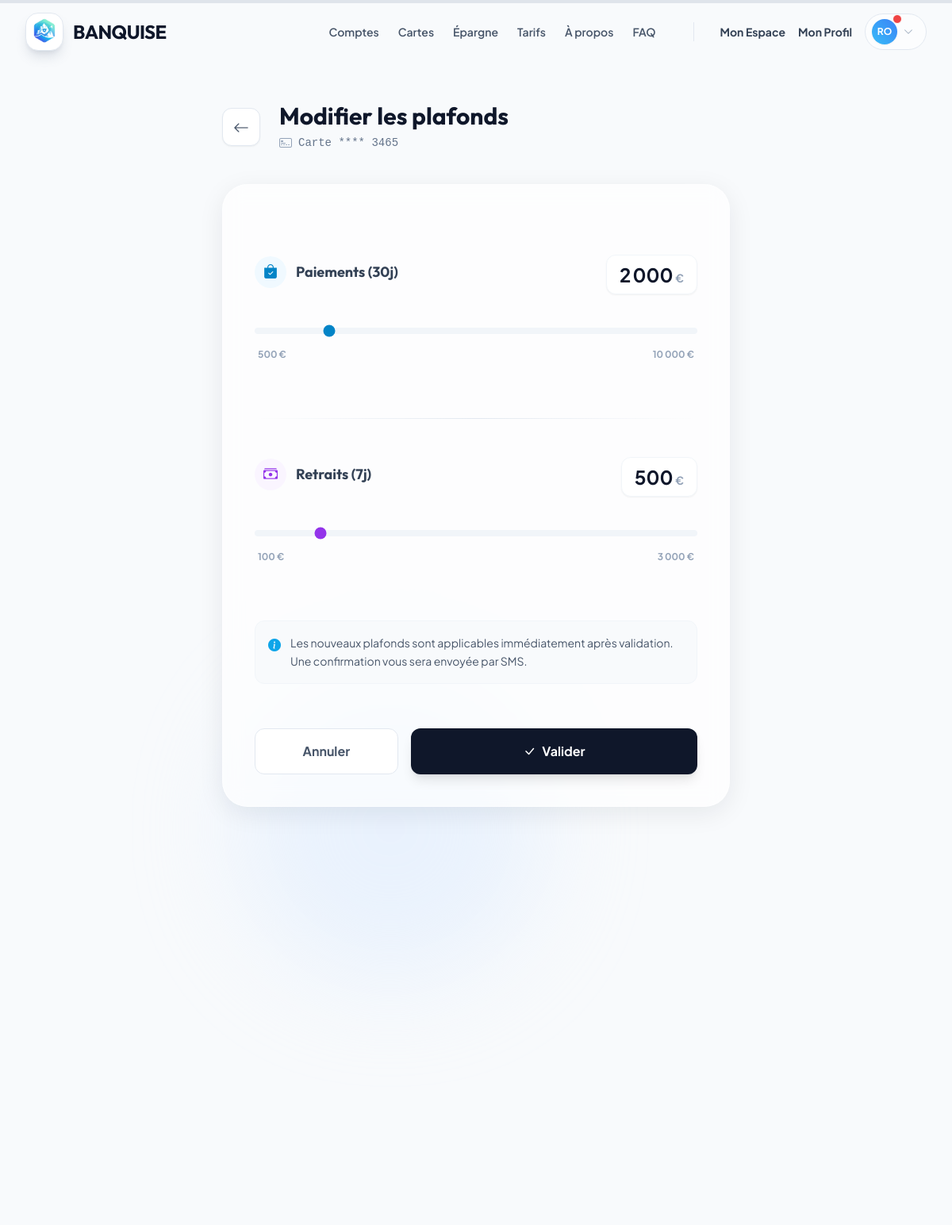
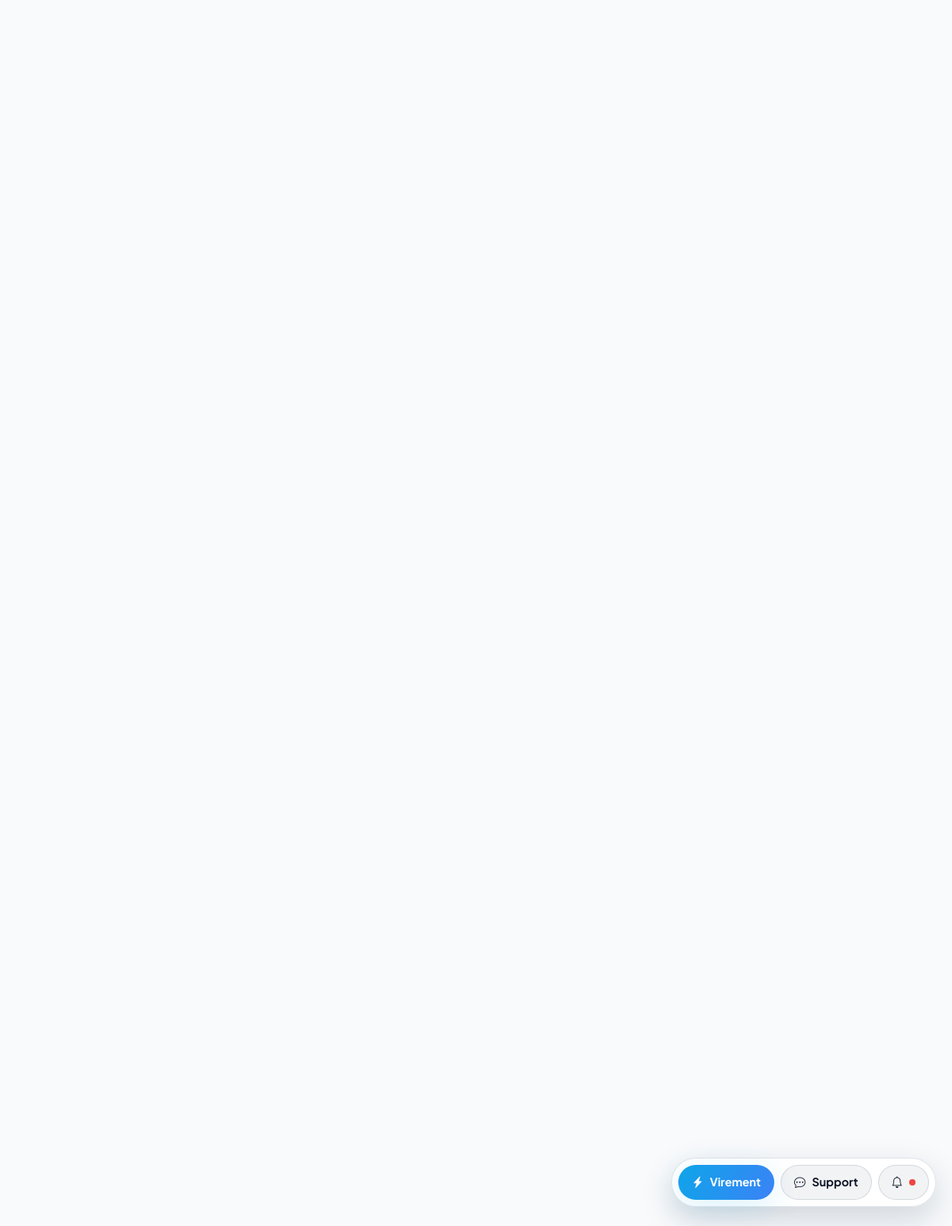
Page /gestion-plafonds/46/ (signed in) on the committed database (2 pictures, top to bottom).
### scoring/models.py (models this page shows, shortened)
class Carte(models.Model):
    compte = models.ForeignKey(Compte, on_delete=models.CASCADE, related_name='cartes')
    numero_visible = models.CharField(max_length=4)
    date_expiration = models.DateField()
    plafond_paiement = models.IntegerField(default=2000)
    plafond_retrait = models.IntegerField(default=500)
    est_bloquee = models.BooleanField(default=False)
    sans_contact_actif = models.BooleanField(default=True)
    paiement_etranger_actif = models.BooleanField(default=False)

### scoring/views.py (the view)
# urls.py: path('gestion-plafonds/<int:carte_id>/', views.gestion_plafonds, name='gestion_plafonds'),
@login_required
def gestion_plafonds(request, carte_id):
    carte = get_object_or_404(Carte, id=carte_id, compte__user=request.user, compte__est_actif=True)
    if request.method == 'POST':
        carte.plafond_paiement = request.POST.get('plafond_paiement')
        carte.plafond_retrait = request.POST.get('plafond_retrait')
        carte.save()
        messages.success(request, "Plafonds mis à jour.")
        return redirect('cartes')
    return render(request, 'scoring/plafond.html', {'carte': carte})

### scoring/context_processors.py (called while the page is built)
def unread_notifications(request):
    if request.user.is_authenticated:
        return {'unread_notifs': Notification.objects.filter(user=request.user, est_lu=False).count()}
    return {'unread_notifs': 0}

### templates/scoring/plafond.html (shortened to what this page needs)
{% extends "base.html" %}
{% block content %}
<div class="relative min-h-screen overflow-hidden">
    <div class="absolute top-0 left-0 w-full h-full z-0 pointer-events-none">
        <div class="absolute top-1/4 left-1/4 w-96 h-96 bg-blue-100 rounded-full blur-3xl opacity-50"></div>
    </div>
    <div class="relative z-10 max-w-2xl mx-auto py-12 px-4">
        <div class="flex items-center gap-6 mb-10">
            <a href="{% url 'cartes' %}"
                class="w-12 h-12 flex items-center justify-center rounded-xl bg-white border border-slate-200 text-slate-600 hover:bg-slate-50 hover:border-slate-300 transition-all shadow-sm">
                <i class="bi bi-arrow-left text-xl"></i>
            </a>
            <div>
                <h1 class="text-3xl font-display font-bold text-slate-900">Modifier les plafonds</h1>
                <div class="flex items-center gap-2 mt-1">
                    <i class="bi bi-credit-card-2-front text-slate-400"></i>
                    <p class="text-slate-500 font-mono text-sm">Carte **** {{ carte.numero_visible }}</p>
                </div>
            </div>
        </div>
        <div class="glass-premium p-8 md:p-10 rounded-[2rem]">
            <form method="POST" class="space-y-12">
                <div class="space-y-6">
                    <div class="flex justify-between items-end">
                        <label class="font-display font-bold text-slate-700 flex items-center gap-3 text-lg">
                            <div class="w-10 h-10 rounded-full bg-ice-50 flex items-center justify-center text-ice-600">
                                <i class="bi bi-bag-check-fill"></i></div>
                            Paiements (30j)
                        </label>
                        <div class="text-right bg-white px-4 py-2 rounded-xl border border-slate-100 shadow-sm">
                            <span class="text-2xl font-bold text-slate-900" id="valPaiement">{{ carte.plafond_paiement }}</span>
                            <span class="text-sm text-slate-400 font-bold">€</span>
                        </div>
                    </div>
                    <div class="relative pt-2 pb-6">
                        <input type="range" name="plafond_paiement" id="rangePaiement" min="500" max="10000" step="100"
                            value="{{ carte.plafond_paiement }}"
                            class="w-full h-2 bg-slate-100 rounded-lg appearance-none cursor-pointer accent-ice-600 hover:accent-ice-500 transition-all">
                        <div class="flex justify-between text-xs font-bold text-slate-400 mt-3 px-1">
                            <span>500 €</span>
                            <span>10 000 €</span>
                        </div>
                    </div>
                </div>
                <div class="h-px bg-gradient-to-r from-transparent via-slate-200 to-transparent"></div>
                <div class="space-y-6">
                    <div class="flex justify-between items-end">
                        <label class="font-display font-bold text-slate-700 flex items-center gap-3 text-lg">
                            <div
                                class="w-10 h-10 rounded-full bg-purple-50 flex items-center justify-center text-purple-600">
                                <i class="bi bi-cash-stack"></i></div>
                            Retraits (7j)
                        </label>
                        <div class="text-right bg-white px-4 py-2 rounded-xl border border-slate-100 shadow-sm">
                            <span class="text-2xl font-bold text-slate-900" id="valRetrait">{{ carte.plafond_retrait }}</span>
                            <span class="text-sm text-slate-400 font-bold">€</span>
                        </div>
                    </div>
                    <div class="relative pt-2 pb-6">
                        <input type="range" name="plafond_retrait" id="rangeRetrait" min="100" max="3000" step="50"
                            value="{{ carte.plafond_retrait }}"
                            class="w-full h-2 bg-slate-100 rounded-lg appearance-none cursor-pointer accent-purple-600 hover:accent-purple-500 transition-all">
                        <div class="flex justify-between text-xs font-bold text-slate-400 mt-3 px-1">
                            <span>100 €</span>
                            <span>3 000 €</span>
                        </div>
                    </div>
                </div>
                <div class="p-4 bg-slate-50 border border-slate-100 rounded-xl flex gap-3 items-start">
                    <i class="bi bi-info-circle-fill text-ice-500 mt-0.5"></i>
                    <p class="text-sm text-slate-600 leading-relaxed">Les nouveaux plafonds sont applicables
                        immédiatement après validation. Une confirmation vous sera envoyée par SMS.</p>
                </div>
                <div class="flex gap-4 pt-2">
                    <a href="{% url 'cartes' %}"
                        class="w-1/3 py-4 rounded-xl bg-white border border-slate-200 text-slate-600 font-bold text-center hover:bg-slate-50 transition-colors">
                        Annuler
                    </a>
                    <button type="submit"
                        class="w-2/3 py-4 bg-slate-900 text-white font-bold rounded-xl shadow-lg hover:shadow-xl hover:-translate-y-0.5 transition-all duration-300 flex items-center justify-center gap-2">
                        <i class="bi bi-check-lg"></i> Valider
                    </button>
                </div>
            </form>
        </div>
    </div>
</div>
{% endblock %}

### templates/base.html (shortened to what this page needs)
{% load static %}
<!DOCTYPE html>
<html lang="fr" class="scroll-smooth">
<head>
    <link rel="stylesheet" href="https://cdn.jsdelivr.net/npm/bootstrap-icons@1.11.3/font/bootstrap-icons.min.css">
    <script src="https://cdn.tailwindcss.com"></script>
    <link rel="stylesheet" href="{% static 'css/banquise.css' %}">
</head>
<body
    data-auth="{{ user.is_authenticated|yesno:'1,0' }}"
    class="text-slate-800 antialiased flex flex-col min-h-screen overflow-x-hidden selection:bg-ice-200 selection:text-ice-900">
    {% block navbar %}
    <nav id="main-nav" class="fixed w-full z-50 transition-all duration-300 border-b border-transparent top-0">
        <div class="max-w-7xl mx-auto px-4 sm:px-6 lg:px-8">
            <div class="flex justify-between items-center h-20">
                <a href="{% url 'home' %}" class="flex items-center gap-3 group relative z-50">
                    <div class="w-12 h-12 rounded-2xl overflow-hidden shadow-lg shadow-slate-500/20 group-hover:shadow-ice-500/30 group-hover:scale-105 transition-all duration-300 bg-white border border-slate-200">
                        <img src="{% static 'docs/logobanquise.png' %}" alt="Banquise" class="w-full h-full object-contain">
                    </div>
                    <span class="font-display font-bold text-2xl tracking-tight text-slate-900">BANQUISE</span>
                </a>
                <div class="hidden md:flex items-center gap-8">
                    <div class="flex items-center gap-6 mr-4">
                        <a href="{% url 'produits_comptes' %}"
                            class="text-sm font-semibold text-slate-600 hover:text-ice-600 transition-colors">Comptes</a>
                        <a href="{% url 'produits_cartes' %}"
                            class="text-sm font-semibold text-slate-600 hover:text-ice-600 transition-colors">Cartes</a>
                        <a href="{% url 'produits_epargne' %}"
                            class="text-sm font-semibold text-slate-600 hover:text-ice-600 transition-colors">Épargne</a>
                        <a href="{% url 'tarifs' %}"
                            class="text-sm font-semibold text-slate-600 hover:text-ice-600 transition-colors">Tarifs</a>
                        <a href="{% url 'a_propos' %}"
                            class="text-sm font-semibold text-slate-600 hover:text-ice-600 transition-colors">À
                            propos</a>
                        <a href="{% url 'support' %}"
                            class="text-sm font-semibold text-slate-600 hover:text-ice-600 transition-colors">FAQ</a>
                    </div>
                    {% if user.is_authenticated %}
                    <div class="flex items-center gap-4">
                        <a href="{% url 'dashboard' %}"
                            class="text-sm font-bold text-slate-700 hover:text-ice-600 transition-colors">Mon Espace</a>
                        <a href="{% url 'profil' %}"
                            class="text-sm font-bold text-slate-700 hover:text-ice-600 transition-colors">Mon Profil</a>
                        <div class="relative group">
                            <button
                                class="flex items-center gap-2 py-1.5 pl-2 pr-4 rounded-full bg-white/50 border border-slate-200 hover:bg-white hover:shadow-md transition-all">
                                <div
                                    class="relative w-8 h-8 rounded-full bg-gradient-to-tr from-ice-400 to-blue-500 flex items-center justify-center text-white shadow-sm">
                                    <span class="text-xs font-bold">{{ user.username|slice:":2"|upper }}</span>
                                    {% if unread_notifs and unread_notifs > 0 %}
                                    <span class="absolute -top-1.5 -right-1.5 w-3 h-3 rounded-full bg-red-500 border border-white"></span>
                                    {% endif %}
                                </div>
                                <i
                                    class="bi bi-chevron-down text-xs text-slate-400 group-hover:rotate-180 transition-transform"></i>
                            </button>
                        </div>
                    </div>
                    {% endif %}
                </div>
            </div>
        </div>
    </nav>
    {% endblock %}
    <main class="flex-grow w-full relative z-10 {% block main_padding %}pt-20{% endblock %}">
        {% block content %}{% endblock %}
    </main>
    {% if request.resolver_match and request.resolver_match.url_name != 'login' and request.resolver_match.url_name != 'register' and request.resolver_match.url_name != 'support' %}
    <div class="floating-dock flex">
        {% if user.is_authenticated %}
            {% if user.is_staff %}
            <a href="{% url 'admin_dashboard' %}" class="dock-btn primary"><i class="bi bi-badge-ad"></i> Admin</a>
            <a href="{% url 'admin_manage_credits' %}" class="dock-btn secondary"><i class="bi bi-bank"></i> Crédit</a>
            <a href="{% url 'notifications' %}" class="dock-btn secondary"><i class="bi bi-bell"></i>
                {% if unread_notifs and unread_notifs > 0 %}
                <span class="notification-dot"></span>
                {% endif %}
            </a>
            {% else %}
            <a href="{% url 'virement' %}" class="dock-btn primary"><i class="bi bi-lightning-charge-fill"></i> Virement</a>
            <a href="{% url 'chat_support' %}" class="dock-btn secondary"><i class="bi bi-chat-dots"></i> Support</a>
            <a href="{% url 'notifications' %}" class="dock-btn secondary"><i class="bi bi-bell"></i>
                {% if unread_notifs and unread_notifs > 0 %}
                <span class="notification-dot"></span>
                {% endif %}
            </a>
            {% endif %}
        {% else %}
            <a href="{% url 'register' %}" class="dock-btn primary"><i class="bi bi-magic"></i> Créer un compte</a>
            <a href="{% url 'support' %}" class="dock-btn secondary"><i class="bi bi-question-circle"></i> Nous contacter</a>
        {% endif %}
    </div>
    {% endif %}
</body>
</html>

### scoring/static/css/banquise.css (style rules this page uses)
:root { --ice-50: #f0f9ff; --ice-100: #e0f2fe; --ice-200: #bae6fd; --ice-300: #7dd3fc; --ice-400: #38bdf8; --ice-500: #0ea5e9; --ice-600: #0284c7; --ice-700: #0369a1; --ice-800: #075985; --ink: #0f172a; --slate-50: #f8fafc; --slate-100: #e2e8f0; --slate-200: #cbd5e1; --slate-600: #475569; --shadow-soft: 0 8px 28px rgba(15, 23, 42, 0.08); --shadow-glow: 0 10px 40px rgba(14, 165, 233, 0.15); --radius-lg: 1.25rem; }
body { background-color: var(--slate-50); }
.glass-premium { background: rgba(255, 255, 255, 0.65); backdrop-filter: blur(12px); -webkit-backdrop-filter: blur(12px); border: 1px solid rgba(255, 255, 255, 0.5); box-shadow: 0 8px 32px rgba(15, 23, 42, 0.08); }
label { font-family: "Outfit", sans-serif; font-weight: 600; font-size: 0.875rem; color: var(--slate-600); margin-bottom: 0.5rem; display: block; }
.floating-dock { position: fixed; bottom: 1.5rem; right: 1.25rem; display: inline-flex; gap: 0.5rem; background: rgba(255, 255, 255, 0.9); border: 1px solid rgba(148, 163, 184, 0.3); border-radius: 999px; padding: 0.5rem; box-shadow: 0 15px 40px rgba(15, 23, 42, 0.16); backdrop-filter: blur(10px); -webkit-backdrop-filter: blur(10px); z-index: 40; transition: opacity 0.3s ease, transform 0.3s ease; }
.dock-btn { display: inline-flex; align-items: center; gap: 0.5rem; padding: 0.65rem 1rem; border-radius: 999px; font-weight: 700; font-size: 0.9rem; border: 1px solid transparent; transition: all 0.25s ease; color: #0f172a; }
.dock-btn.primary { background: linear-gradient(120deg, var(--ice-500), #3b82f6); color: white; box-shadow: var(--shadow-glow); }
.dock-btn.secondary { background: rgba(15, 23, 42, 0.05); border-color: rgba(148, 163, 184, 0.35); }
.notification-dot { width: 8px; height: 8px; border-radius: 999px; background: #ef4444; display: inline-flex; }

### rows in the picture
Carte: numero_visible "3465", plafond_paiement "2 000", plafond_paiement "2000", plafond_retrait "500"

### other values in the picture
{{ user.username|slice:":2"|upper }} "RO"
